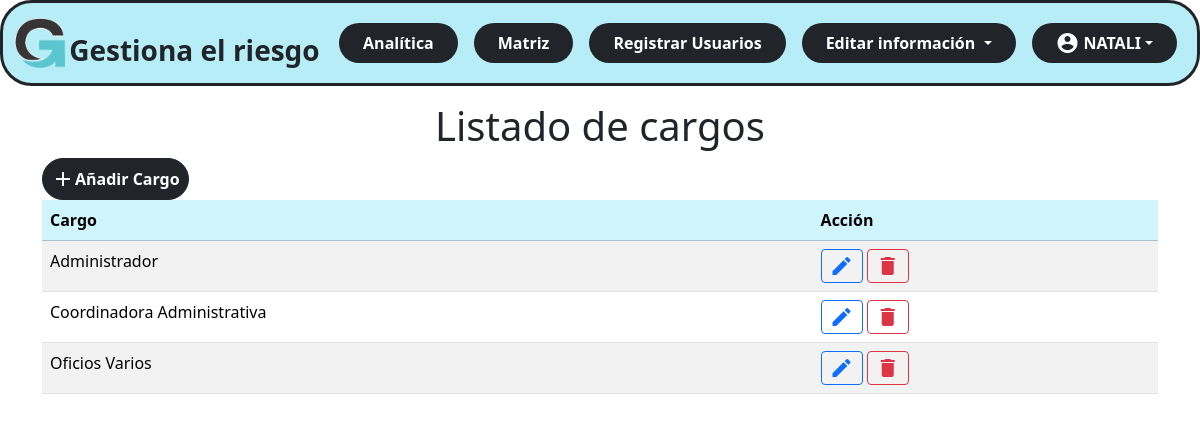
Page /administrador/cargos.php (signed in) on the committed database.
### tables this page shows
CREATE TABLE `tblcargo` (
  `Codigo` int(2) NOT NULL,
  `Nombre` varchar(100) NOT NULL
);

### administrador/cargos.php (the view, shortened to what this page needs)
<!DOCTYPE html>
<html lang="en">
<head>
<?php
include('conexion.php');
?>
</head>
<body>
  <?php include('vistas/nav.php'); ?>
  <div class="container mt-3">
     <h1>Listado de cargos</h1>
    <buttom type="buttom" class="btn btn-dark btn-md p-2 rounded-5" data-bs-toggle="modal" data-bs-target="#modalAddCargo">
      <div class="d-flex align-items-center ">
        <span class="material-icons">add</span>
        <div class=""><b>Añadir Cargo</b></div>
      </div>
    </buttom>
    <div class="table-responsive">
      <table id="tblcargo" class="table table-striped ">
          <thead class="table-info ">
            <tr>
              <th>Cargo</th>
              <th>Acción</th>
            </tr>
          </thead>
          <tbody>
            <?php
              $cargos=$con->query("SELECT * FROM tblcargo");
              foreach ($cargos as $cargo) {?>
                <tr class="" >
                  <td>
                    <?php echo $cargo['Nombre']; ?>
                  </td>
                  <td>
                    <a type="button" data-bs-toggle="modal" data-bs-target="#modalEditar<?php echo $cargo['Codigo'];?>">
                      <span class="material-icons btn btn-outline-primary btn-sm">edit</span>
                    </a>
                    <a href="cargos.php?del_codigo=<?php echo $cargo['Codigo'];?>"><span class="material-icons btn btn-outline-danger btn-sm">delete</span></a>
                  </td>
                </tr>
                <?php
                }
            ?>
          </tbody>
      </table>
    </div>
  </div>
</body>
</html>

### css/style_admin.css (style rules this page uses)
h1 { text-align: center; }

### rows in the picture
tblcargo: Nombre "Administrador"
tblcargo: Nombre "Coordinadora Administrativa"
tblcargo: Nombre "Oficios Varios"

### other values in the picture
$_SESSION['nombre'] "NATALI"
